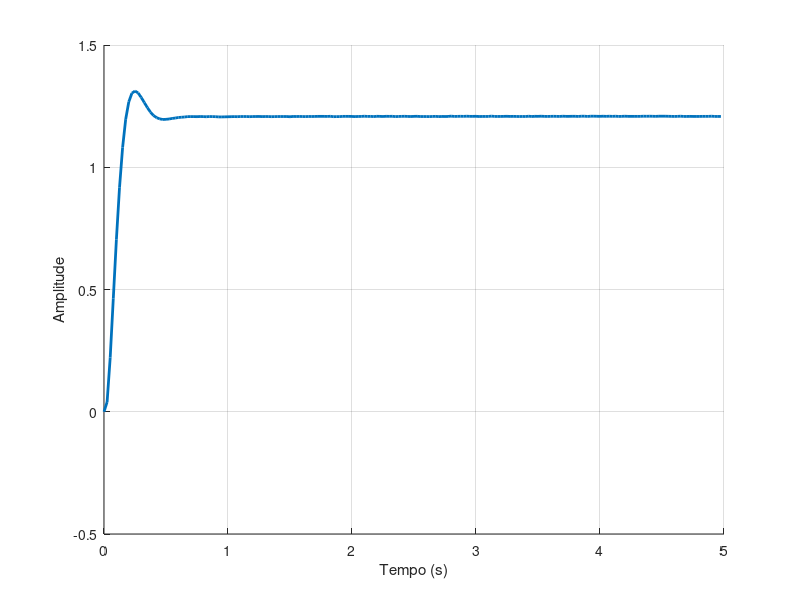

The MATLAB script that drew this image: (Note: this script raises an error after producing the figure.)
clear all;
close all;
clc;

load('step_response_1.mat');
A = step_amplitude;
y = step_response;
y = y - 0.0193571;
ts = 1/fs;
N = numel(y);
tempo = (0:N-1) * ts;

figure();
hold on;
xlabel("Tempo (s)");
ylabel("Amplitude");
grid on;
plot(tempo, y, 'LineWidth', 2);
xlim([0 5])
[K, ksi, wn, L] = lab2_funcs(y, A, fs, 'Subamortecido')
s1 = - ksi * wn + wn * sqrt(ksi^2 - 1)
s2 = - ksi * wn - wn * sqrt(ksi^2 - 1)

s = tf('s');
G = K * wn^2 / (s - s1) / (s - s2);
[degrau, t_degrau] = step(G, tempo);

if(ksi > 1)
    tau1 = -1 / s1;
    tau2 = -1 / s2;
    a = tau1 / (tau1 - tau2);
    b = tau2 / (tau2 - tau1);
    y_saida = A * K * (1 - a*exp( -(tempo - L) / tau1)- b*exp( -(tempo - L) / tau2)) .* (tempo > L);
elseif(ksi == 1)
    tau = - 1 / s1;
    y_saida = A * K * (1 - exp( -(tempo - L) / tau) - 1/tau * (tempo - L) * exp( -(tempo - L) / tau)) .* (tempo > L);
elseif(ksi < 1 && ksi > 0)
    wd = wn * sqrt(1 - ksi^2);
    theta = atan(ksi / sqrt(1 - ksi^2));
    y_saida = A * K .* (1 - (1/sqrt(1 - ksi^2)) * exp(-ksi*wn*(tempo - L)) .* cos(wd*(tempo - L) - theta)) .* (tempo > L);
else
    y_saida = A * K * (1 - 1/sqrt(1 - ksi^2) * cos(wn * (tempo - L) - theta)) .* (tempo > L);
end

plot(tempo, y_saida, 'LineWidth', 2);

[K, ksi, wn, L] = lab2_funcs(y, A, fs, 'Mollenkamp')
s1 = - ksi * wn + wn * sqrt(ksi^2 - 1)
s2 = - ksi * wn - wn * sqrt(ksi^2 - 1)

s = tf('s');
G = K * wn^2 / (s - s1) / (s - s2);
[degrau, t_degrau] = step(G, tempo);

if(ksi > 1)
    tau1 = -1 / s1;
    tau2 = -1 / s2;
    a = tau1 / (tau1 - tau2);
    b = tau2 / (tau2 - tau1);
    y_saida = A * K * (1 - a*exp( -(tempo - L) / tau1)- b*exp( -(tempo - L) / tau2)) .* (tempo > L);
elseif(ksi == 1)
    tau = - 1 / s1;
    y_saida = A * K * (1 - exp( -(tempo - L) / tau) - 1/tau * (tempo - L) * exp( -(tempo - L) / tau)) .* (tempo > L);
elseif(ksi < 1 && ksi > 0)
    wd = wn * sqrt(1 - ksi^2);
    theta = atan(ksi / sqrt(1 - ksi^2));
    y_saida = A * K .* (1 - (1/sqrt(1 - ksi^2)) * exp(-ksi*wn*(tempo - L)) .* cos(wd*(tempo - L) - theta)) .* (tempo > L);
else
    y_saida = A * K * (1 - 1/sqrt(1 - ksi^2) * cos(wn * (tempo - L) - theta)) .* (tempo > L);
end

plot(tempo, y_saida, 'LineWidth', 2);
legend('Sinal de entrada discreto','Subamortecido','Mollenkamp')
